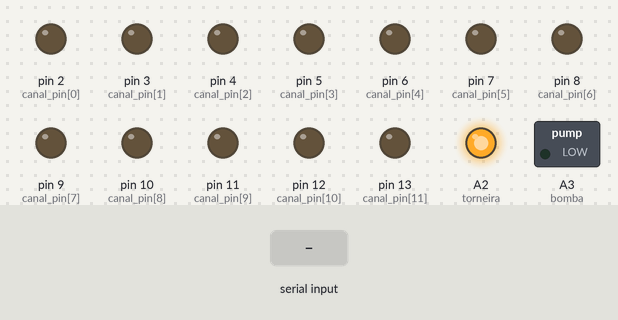
Bench run of a sketch on a simulated Arduino Uno, built with avr-gcc and run on an emulated ATmega328P. Shown: switched loads named in the sketch (green lamp = pin HIGH), output pins drawn as LEDs (lit = HIGH). The test bench sets the inputs (shaded band). What the sketch prints to the serial monitor is not drawn.

Above: at 1.2 s.
1.3 s: "a\n" received over Serial
2.8 s: byte 84 ('T') received over Serial
4.3 s: byte 101 ('e') received over Serial
5.8 s: byte 114 ('r') received over Serial
Timing chart, 0 to 8.5 s (numbered marks = the images above; inputs shaded):
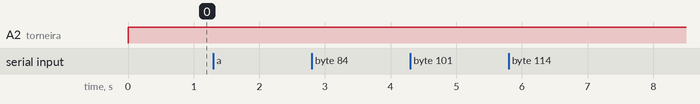

The sketch:

programa_envioRPI_tempo.ino
```cpp
struct Programa{
  int ativo=0; //0-false, 1-true
  int d[7]={0,0,0,0,0,0,0}; //dia 0-false 2-true
  int hi=0, mi=0; //hora, minutos iniciais
  int hf=0, mf=0; //hora, minutos finais
  int canais[12]={0,0,0,0,0,0,0,0,0,0,0,0}; // 0-false 2-true
  int fonte=0; //torneira-0, bomba-1
  int sensor[2]={0,0}; // 0-false 2-true
}prog[20];

int dia, hora, mins, seg;
unsigned long start_time=0, curr_time=0, ant_time=0;
unsigned long seg_atual=0, seg_atual_max=604800;
int canal_pin[12]={2,3,4,5,6,7,8,9,10,11,12,13};
int nivel_humidade[2]={0,0}; //variável que guarda a voltagem lida pelo sensor
bool al3 = 1;
bool al5 = !al3;

void setup() {
  Serial.begin(9600);
  Serial.println("Arduino is ready");
  prog[0].ativo=1;
  prog[0].hi=12;
  prog[0].mi=30;
  prog[4].ativo=1;
  prog[4].d[1]=2;
  prog[4].d[2]=2;
  prog[4].hi=12;
  prog[4].mi=30;
  prog[4].canais[1]=2;
  prog[4].hf=12;
  prog[4].mf=45;
  prog[4].fonte=1;
  prog[4].sensor[0]=2;
  for(int i = 0; i<12; i++){
    pinMode(canal_pin[i], OUTPUT);
  }
  pinMode(A0, INPUT);  //sensor 1
  pinMode(A1, INPUT);  //sensor 2
  pinMode(A2, OUTPUT);  //torneira
  pinMode(A3, OUTPUT);  //bomba


}

void loop() {
  if(Serial.available()>0){
   int inByte = Serial.read();
   if (inByte=='t') tempo();
   if (inByte=='T') enviar_tempo();
   if (inByte=='e') enviar();
   if (inByte=='r') receber();
   if (inByte=='k') enviar_k();
   if (inByte=='a') receber_ativo();
   //if (inByte=='i')
  }
  for(int i = 0; i<12; i++){
    digitalWrite(canal_pin[i], prog[0].canais[i]);
  }
  //digitalWrite(A0, sensor[0]);
  //digitalWrite(A1, sensor[1]);
 /* for(int i=0; i<2; i++){
    if(nivel_humidade[i] >= 377*al3 + 749*al5 && nivel_humidade[i] <= 437*al3 + 807*al5){
      Serial.println("Ar");
    }
    else if(nivel_humidade[i] > 327*al3 + 726*al5 && nivel_humidade[i] <= 377*al3 + 749*al5){
      Serial.println("Solo seco");
    }
    else if(nivel_humidade[i] > 285*al3 + 629*al5 && nivel_humidade[i] <= 327*al3 + 726*al5){
      Serial.println("Solo semi húmido");
    }
    else if(nivel_humidade[i] > 258*al3 + 535*al5 && nivel_humidade[i] <= 285*al3 + 629*al5){
      Serial.println("Solo húmido");
    }
    else if(nivel_humidade[i] > 223*al3 + 473*al5 && nivel_humidade[i] <= 258*al3 + 535*al5){
      Serial.println("Água");
    }
    else{
      Serial.println("Valor lido inválido. Verifique a qualidade do sensor.");
    }
  }*/

  digitalWrite(A2, !prog[0].fonte);
  digitalWrite(A3, prog[0].fonte);
  tempo_atual();
}

void tempo() {
  while (true) {
    if(Serial.available()>0){
      String data = Serial.readStringUntil('\n');
      int t = sscanf(data.c_str(), "%d, %d:%d:%d", &dia, &hora, &mins, &seg);
      if (t==4){
        Serial.println("LEITURA VALIDA");
        seg_atual=converter_tempo(dia,hora,mins,seg);
        start_time=millis()/1000;
        ant_time = start_time;
        break;
      }
      else Serial.println("LEITURA INVALIDA");
      Serial.flush();
    }
  }
}

 unsigned long converter_tempo(int d, int h, int m ,int s) {
return d*86400+m*60+s+h*3600UL;
}
void tempo_atual(){
  curr_time=millis()/1000;
  unsigned long diff_times=curr_time-ant_time;
  seg_atual += diff_times;
  while (seg_atual>=seg_atual_max) seg_atual -=seg_atual_max;
  ant_time = curr_time;
}

void enviar_tempo(){
  //tempo_atual();
  unsigned long temp_seg_atual = seg_atual;
  unsigned long temp_dia=temp_seg_atual/(86400);
  temp_seg_atual -= temp_dia*24*3600;
  unsigned long temp_hora=temp_seg_atual/3600;
  temp_seg_atual -= temp_hora*(3600);
  unsigned long temp_min=temp_seg_atual/60;
  unsigned long temp_seg= temp_seg_atual-temp_min*60;
  String strtempo =  " -- Dia: " + String(dia) + " -- " + String(hora) + ":" + String(mins) + ":" + String(seg) + " Seg_atual: " + String(seg_atual) + " -- Dia: " + String(temp_dia) + " -- " + String(temp_hora) + ":" + String(temp_min) + ":" + String(temp_seg);
  Serial.println(strtempo);
  Serial.flush();
}
void receber(){
  Serial.println("recebendo...");
  Serial.flush();
  int k = Serial.readStringUntil('\n').toInt();


  prog[k].ativo = Serial.readStringUntil('\n').toInt();
  for (int j=0; j<7; j++)
    {
      prog[k].d[j]=Serial.readStringUntil('\n').toInt();
    }
  prog[k].hi = Serial.readStringUntil('\n').toInt();
  prog[k].mi = Serial.readStringUntil('\n').toInt();
  prog[k].hf = Serial.readStringUntil('\n').toInt();
  prog[k].mf = Serial.readStringUntil('\n').toInt();
  for (int j=0; j<12; j++)
    {
      prog[k].canais[j]= Serial.readStringUntil('\n').toInt();
    }
  prog[k].fonte = Serial.readStringUntil('\n').toInt();
  for (int j=0; j<2; j++)
    {
      prog[k].sensor[j]= Serial.readStringUntil('\n').toInt();
    }
    //Serial.println("acabou de receber");
}

void receber_ativo(){
  Serial.println("recebendo ativo...");
  Serial.flush();
  int k = Serial.readStringUntil('\n').toInt();
  prog[k].ativo = Serial.readStringUntil('\n').toInt();
}

void enviar(){
  for (int i=0; i<20; i++)
  {
    Serial.println(prog[i].ativo);
    Serial.flush();
    for (int j=0; j<7; j++)
    {
      Serial.println(prog[i].d[j]);
      Serial.flush();
    }
    Serial.println(prog[i].hi);
    Serial.flush();
    Serial.println(prog[i].mi);
    Serial.flush();
    Serial.println(prog[i].hf);
    Serial.flush();
    Serial.println(prog[i].mf);
    Serial.flush();
    for (int j=0; j<12; j++)
    {
      Serial.println(prog[i].canais[j]);
      Serial.flush();
    }
    Serial.println(prog[i].fonte);
    Serial.flush();
    Serial.println(prog[i].sensor[0]);
    Serial.flush();
    Serial.println(prog[i].sensor[1]);
    Serial.flush();
  }
}

void enviar_k(){
  int k = Serial.readStringUntil('\n').toInt();
  Serial.println(k);
    Serial.println(prog[k].ativo);
    Serial.flush();
    for (int j=0; j<7; j++)
    {
      Serial.println(prog[k].d[j]);
      Serial.flush();
    }
    Serial.println(prog[k].hi);
    Serial.flush();
    Serial.println(prog[k].mi);
    Serial.flush();
    Serial.println(prog[k].hf);
    Serial.flush();
    Serial.println(prog[k].mf);
    Serial.flush();
    for (int j=0; j<12; j++)
    {
      Serial.println(prog[k].canais[j]);
      Serial.flush();
    }
    Serial.println(prog[k].fonte);
    Serial.flush();
    Serial.println(prog[k].sensor[0]);
    Serial.flush();
    Serial.println(prog[k].sensor[1]);
    Serial.flush();
}
```

Measured:
- after the input at 1.3 s, every drawn part: stays the same
- after the input at 2.8 s, every drawn part: stays the same
- after the input at 4.3 s, every drawn part: stays the same
- after the input at 5.8 s, every drawn part: stays the same
